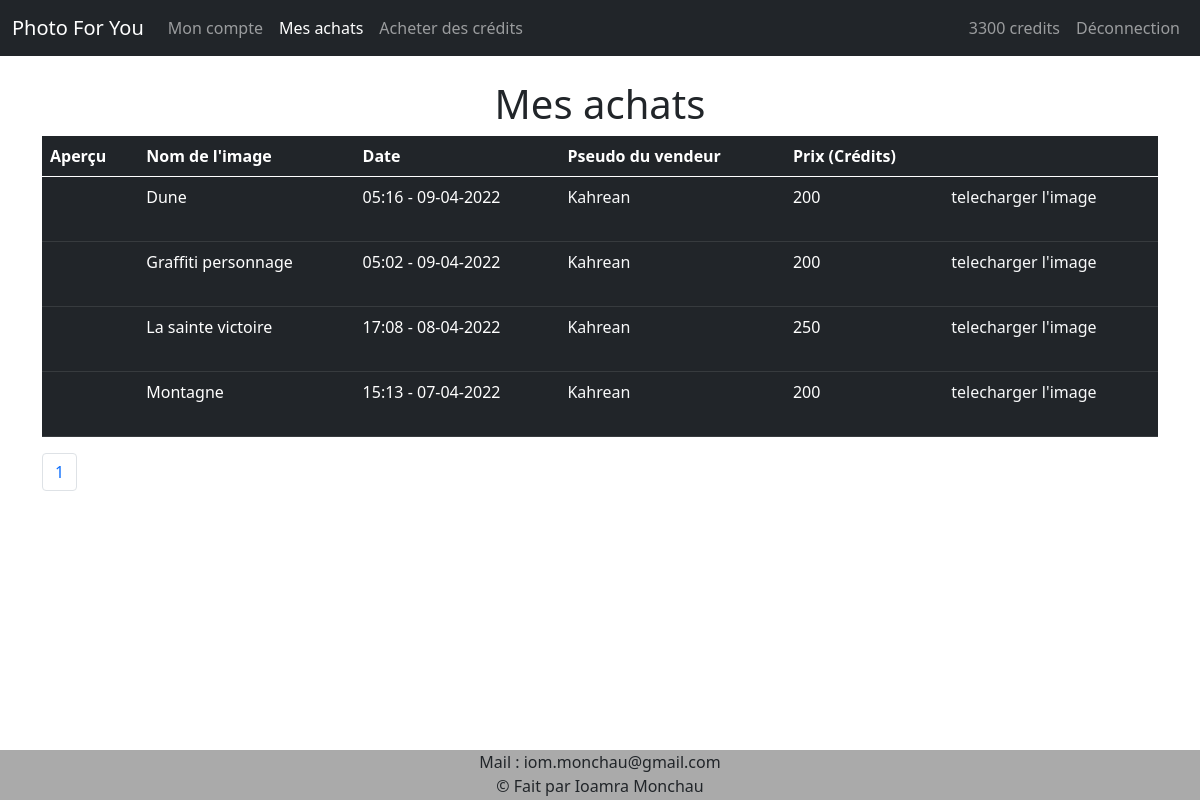
/historique.php (signed in), run on an earlier commit of the app's database.
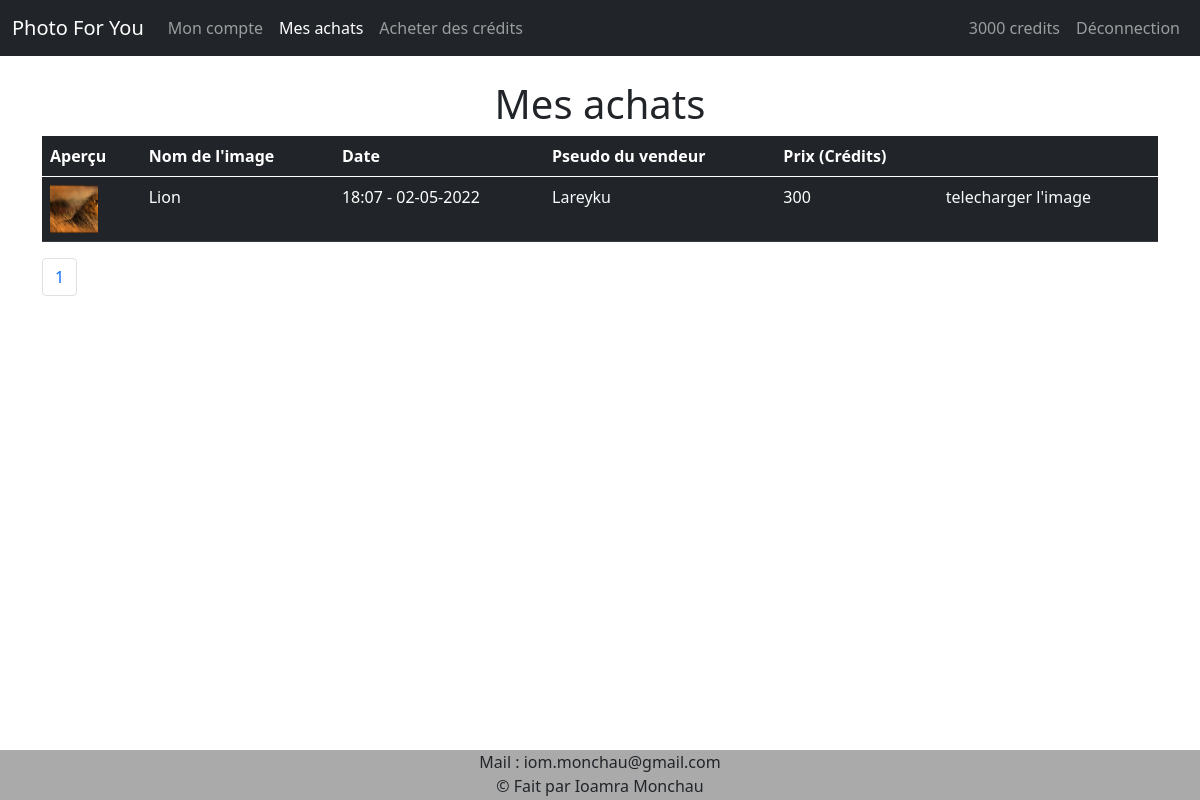
And on a later commit of the database.
### tables this page shows
CREATE TABLE IF NOT EXISTS `user` (
  `id` int(11) NOT NULL AUTO_INCREMENT,
  `nom` varchar(40) NOT NULL,
  `prenom` varchar(40) NOT NULL,
  `pseudo` varchar(20) NOT NULL,
  `img_profil` varchar(50) NOT NULL,
  `mail` varchar(40) NOT NULL,
  `mdp` varchar(40) NOT NULL,
  `grade` varchar(40) NOT NULL,
  `SIRET` varchar(14) DEFAULT NULL,
  `credits` int(11) NOT NULL DEFAULT '0',
  `etat` varchar(15) NOT NULL,
  PRIMARY KEY (`id`)
);

CREATE TABLE IF NOT EXISTS `image` (
  `id_image` int(11) NOT NULL AUTO_INCREMENT,
  `nom_image` varchar(20) NOT NULL,
  `prix_image` int(11) NOT NULL,
  `chemin_image` varchar(60) NOT NULL,
  `nom_categorie` varchar(60) NOT NULL,
  `id_vendeur` int(11) NOT NULL,
  `id_acheteur` int(11) DEFAULT NULL,
  `date_achat` varchar(10) DEFAULT NULL,
  `heure_achat` varchar(5) DEFAULT NULL,
  PRIMARY KEY (`id_image`)
);

### historique.php (the view, shortened to what the changed rows need)
<!DOCTYPE html>
<html lang="fr">
<head>
	<?php include "includes/head.php"; ?>
</head>
	<body>
		<?php
		include "includes/bdd.php";
		include "includes/nav.php";
        function date_fr($date) {
            $date_fr = date("d-m-Y", strtotime($date));
            return $date_fr;
        }
        if (isset($_GET['page'])) {
            $page = $_GET['page'];
        } else {
            $page = 1;
        }
		?>
        <?php
        if ($_SESSION['grade'] == 'client') {
        ?>
            <div class="container mt-4">
                <h1 class="text-center mt-4">Mes achats</h1>
                <table class="table table-dark">
                    <thead>
                        <tr>
                            <th>Aperçu</th>
                            <th>Nom de l'image</th>
                            <th>Date</th>
                            <th>Pseudo du vendeur</th>
                            <th>Prix (Crédits)</th>
                            <th></th>
                        </tr>
                    </thead>
                    <tbody>
                        <?php
                        $req = $bdd->prepare("SELECT * FROM image WHERE id_acheteur IS NOT NULL");
                        $req->execute();
                        $count = $req->rowCount();
                        $nb_par_page = 10;
                        $nb_page = ceil($count/$nb_par_page);
                        $debut = ($page-1)*$nb_par_page;
                        $req = $bdd->prepare("SELECT * FROM image WHERE id_acheteur = :id ORDER BY date_achat DESC, heure_achat DESC, id_image DESC LIMIT $debut, $nb_par_page");
                        $req->bindValue(':id', $_SESSION['id']);
                        $req->execute();
                        $data = $req->fetchAll();
                        foreach ($data as $li) {
                            echo '<tr>';
                            echo '    <td><a href="'.$li['chemin_image'].'"><div style="background-size: cover; width: 3em; height: 3em; background-image:url('.$li['chemin_image'].')"></div></a></td>';
                            echo '    <td>'.$li['nom_image'].'</td>';
                            echo '    <td>'.$li['heure_achat'].' - '.date_fr($li['date_achat']).'</td>';
                            $req2 = $bdd->prepare("SELECT pseudo FROM user WHERE id = :id");
                            $req2->bindValue(':id', $li['id_vendeur']);
                            $req2->execute();
                            $data2 = $req2->fetch(\PDO::FETCH_OBJ);
                            $pseudoVendeur = $data2->pseudo;
                            echo '    <td><a class="text-decoration-none text-light hover-color-histo-link" href="profil.php?id='.$li['id_vendeur'].'">'.$pseudoVendeur.'</a></td>';
                            echo '    <td>'.$li['prix_image'].'</td>';
                            echo '    <td><a class="text-decoration-none text-light hover-color-histo-link" href="'.$li['chemin_image'].'" download="'.$li['nom_image'].'">telecharger l\'image</td>';
                            echo '</tr>';
                        }
        }
        ?>
                    </tbody>
                </table>
                <ul class="pagination">
                    <?php
                    if ($nb_page < 5) {
                        for ($i=1; $i<=$nb_page; $i++) {
                            echo "<li class='page-item'><a class='page-link' href='historique.php?page=$i'>$i</a></li>";
                        }
                    }
                    ?>
                </ul>
            </div>
	</body>
</html>

### includes/nav.php (shortened to what the changed rows need)
<nav class="navbar navbar-expand-lg navbar-dark bg-dark">
  <div class="container-fluid">
    <div class="collapse navbar-collapse" id="navbarSupportedContent">
      <ul class="navbar-nav">
<?php
        if (isset($_SESSION['grade'])) {
          $req = $bdd->prepare("SELECT credits FROM user WHERE id = :id");
          $req->bindValue(':id', $_SESSION['id']);
          $req->execute();
          $data = $req->fetch(\PDO::FETCH_OBJ);
          $credits = $data->credits;
          echo '<li class="nav-item"><a class="nav-link" href="acheter-des-credits.php">'.$credits.' credits</a></li>';
        }
        ?>
      </ul>
    </div>
  </div>
</nav>

What changed in the data, as far as the page shows it:
removed image: nom_image "Dune", heure_achat "05:16", date_achat "09-04-2022", user.pseudo "Kahrean", prix_image "200"
removed image: nom_image "Graffiti personnage", heure_achat "05:02", date_achat "09-04-2022", user.pseudo "Kahrean", prix_image "200"
removed image: nom_image "La sainte victoire", heure_achat "17:08", date_achat "08-04-2022", user.pseudo "Kahrean", prix_image "250"
removed image: nom_image "Montagne", heure_achat "15:13", date_achat "07-04-2022", user.pseudo "Kahrean", prix_image "200"
changed user: credits "3300" → "3000"
added image: chemin_image (picture), nom_image "Lion", heure_achat "18:07", date_achat "02-05-2022", user.pseudo "Lareyku", prix_image "300"
